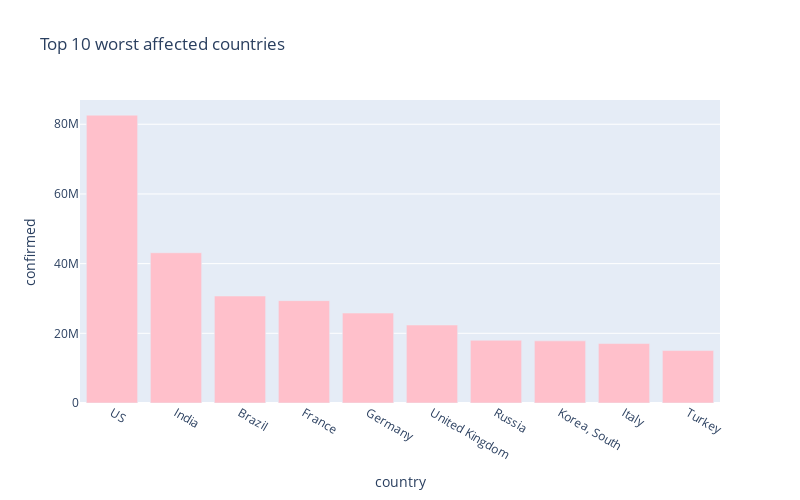

The notebook cell this image was saved under:
### Markdown cell above
# 10 worst hit countries - Confirmed cases

### Code cell
px.bar(
    sorted_country_df.head(10),
    x = "country",
    y = "confirmed",
    title= "Top 10 worst affected countries", # the axis names
    color_discrete_sequence=["pink"], 
    height=500,
    width=800
)

### Figure 1 — Plotly figure (JSON) as saved in the notebook; plotly's stock layout.template omitted (floating-point values rounded to 4 significant figures)
{"data": [{"alignmentgroup": "True", "hovertemplate": "country=%{x}<br>confirmed=%{y}<extra></extra>", "legendgroup": "", "marker": {"color": "pink", "pattern": {"shape": ""}}, "name": "", "offsetgroup": "", "orientation": "v", "showlegend": false, "textposition": "auto", "type": "bar", "x": ["US", "India", "Brazil", "France", "Germany", "United Kingdom", "Russia", "Korea, South", "Italy", "Turkey"], "xaxis": "x", "y": [82613620, 43125370, 30701900, 29381085, 25818405, 22385203, 17998438, 17830429, 17071649, 15055576], "yaxis": "y"}], "layout": {"barmode": "relative", "height": 500, "legend": {"tracegroupgap": 0}, "title": {"text": "Top 10 worst affected countries"}, "width": 800, "xaxis": {"anchor": "y", "domain": [0, 1], "title": {"text": "country"}}, "yaxis": {"anchor": "x", "domain": [0, 1], "title": {"text": "confirmed"}}}}
